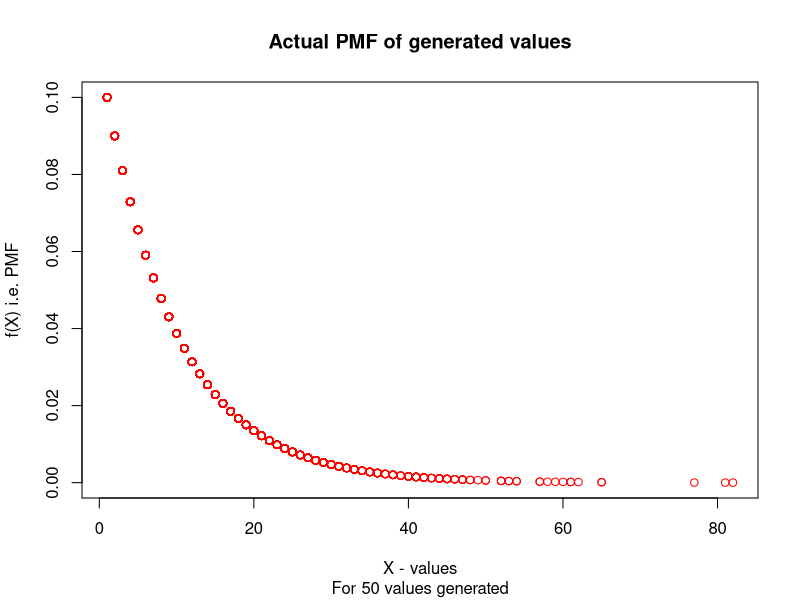
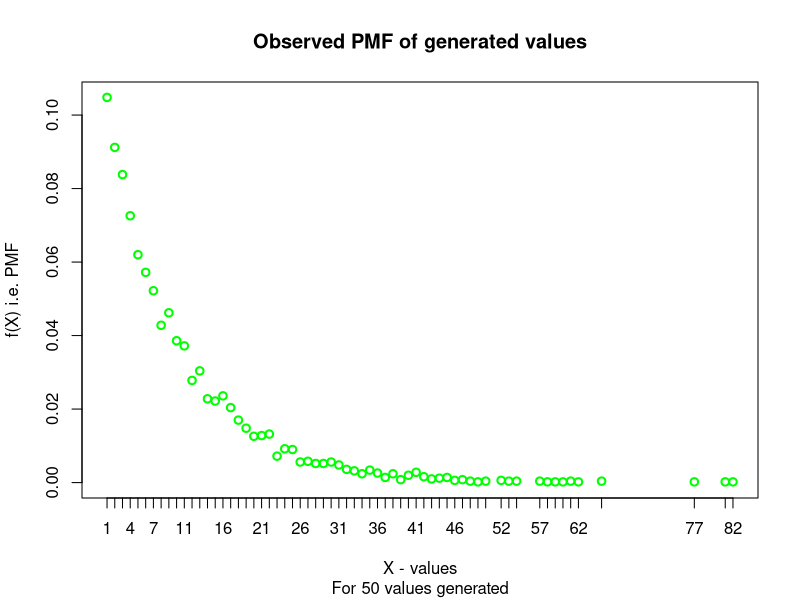
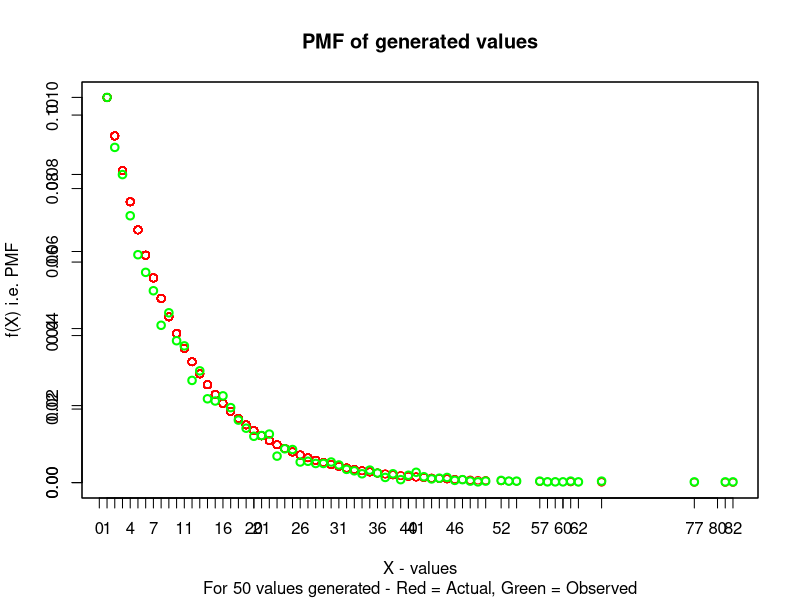

Write R code to recreate these figures, in order.
n=5000
U=runif(n,min=0,max=1)
X=vector()
#p=runif(1,min=0,max=1)
p=0.10
q=1-p
cat("p = ",p," q = ",q)
for(i in 1:n){
  X[i]=floor(log(U[i])/log(q))+1
}
plot(X,p*q^(X-1),main="Actual PMF of generated values",sub="For 50 values generated",xlab="X - values",ylab="f(X) i.e. PMF",col="red")
plot(table(X)/n,main="Observed PMF of generated values",sub="For 50 values generated",xlab="X - values",ylab="f(X) i.e. PMF",'p',col="green")
plot(X,p*q^(X-1),main="PMF of generated values",sub="For 50 values generated - Red = Actual, Green = Observed",xlab="X - values",ylab="f(X) i.e. PMF",col="red")
par(new=TRUE)
plot(table(X)/n,xlab="",ylab="",'p',col="green")
